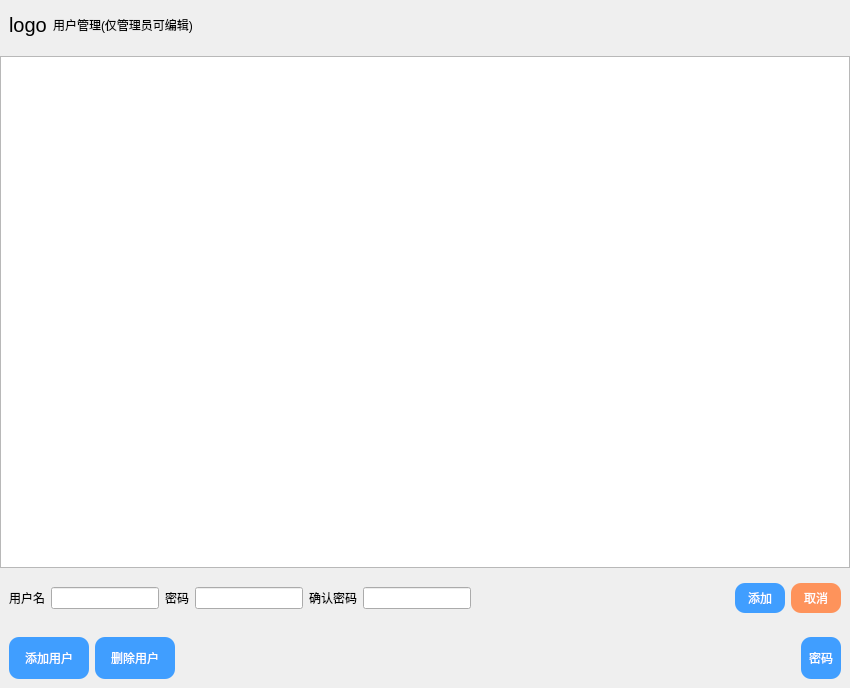
<?xml version="1.0" encoding="UTF-8"?>
<ui version="4.0">
 <class>page_super</class>
 <widget class="QWidget" name="page_super">
  <property name="geometry">
   <rect>
    <x>0</x>
    <y>0</y>
    <width>850</width>
    <height>688</height>
   </rect>
  </property>
  <property name="windowTitle">
   <string>Form</string>
  </property>
  <property name="styleSheet">
   <string notr="true">QPushButton{
border:none;
border-radius:10px;
background-color:#409EFF;
color:white;
}
QPushButton:hover{
background-color:#70B6FF
}
QPushButton:pressed{
background:#155CA6
}
</string>
  </property>
  <layout class="QGridLayout" name="gridLayout">
   <property name="leftMargin">
    <number>0</number>
   </property>
   <property name="topMargin">
    <number>0</number>
   </property>
   <property name="rightMargin">
    <number>0</number>
   </property>
   <property name="bottomMargin">
    <number>0</number>
   </property>
   <item row="2" column="0">
    <widget class="QWidget" name="addwidget" native="true">
     <property name="enabled">
      <bool>true</bool>
     </property>
     <property name="minimumSize">
      <size>
       <width>0</width>
       <height>0</height>
      </size>
     </property>
     <property name="styleSheet">
      <string notr="true"/>
     </property>
     <property name="inputMethodHints">
      <set>Qt::ImhNone</set>
     </property>
     <layout class="QHBoxLayout" name="horizontalLayout">
      <item>
       <widget class="QLabel" name="label_4">
        <property name="text">
         <string>用户名</string>
        </property>
       </widget>
      </item>
      <item>
       <widget class="QLineEdit" name="user">
        <property name="sizePolicy">
         <sizepolicy hsizetype="Fixed" vsizetype="Fixed">
          <horstretch>0</horstretch>
          <verstretch>0</verstretch>
         </sizepolicy>
        </property>
       </widget>
      </item>
      <item>
       <widget class="QLabel" name="label_2">
        <property name="text">
         <string>密码</string>
        </property>
       </widget>
      </item>
      <item>
       <widget class="QLineEdit" name="pwd">
        <property name="sizePolicy">
         <sizepolicy hsizetype="Fixed" vsizetype="Fixed">
          <horstretch>0</horstretch>
          <verstretch>0</verstretch>
         </sizepolicy>
        </property>
        <property name="echoMode">
         <enum>QLineEdit::Password</enum>
        </property>
       </widget>
      </item>
      <item>
       <widget class="QLabel" name="label_3">
        <property name="text">
         <string>确认密码</string>
        </property>
       </widget>
      </item>
      <item>
       <widget class="QLineEdit" name="rpwd">
        <property name="sizePolicy">
         <sizepolicy hsizetype="Fixed" vsizetype="Fixed">
          <horstretch>0</horstretch>
          <verstretch>0</verstretch>
         </sizepolicy>
        </property>
        <property name="styleSheet">
         <string notr="true"/>
        </property>
        <property name="echoMode">
         <enum>QLineEdit::Password</enum>
        </property>
       </widget>
      </item>
      <item>
       <spacer name="horizontalSpacer">
        <property name="orientation">
         <enum>Qt::Horizontal</enum>
        </property>
        <property name="sizeHint" stdset="0">
         <size>
          <width>40</width>
          <height>20</height>
         </size>
        </property>
       </spacer>
      </item>
      <item>
       <widget class="QPushButton" name="sureadd">
        <property name="sizePolicy">
         <sizepolicy hsizetype="Expanding" vsizetype="Minimum">
          <horstretch>0</horstretch>
          <verstretch>0</verstretch>
         </sizepolicy>
        </property>
        <property name="minimumSize">
         <size>
          <width>0</width>
          <height>30</height>
         </size>
        </property>
        <property name="maximumSize">
         <size>
          <width>50</width>
          <height>40</height>
         </size>
        </property>
        <property name="text">
         <string>添加</string>
        </property>
       </widget>
      </item>
      <item>
       <widget class="QPushButton" name="canceladd">
        <property name="sizePolicy">
         <sizepolicy hsizetype="Expanding" vsizetype="Minimum">
          <horstretch>0</horstretch>
          <verstretch>0</verstretch>
         </sizepolicy>
        </property>
        <property name="minimumSize">
         <size>
          <width>0</width>
          <height>30</height>
         </size>
        </property>
        <property name="maximumSize">
         <size>
          <width>50</width>
          <height>40</height>
         </size>
        </property>
        <property name="styleSheet">
         <string notr="true">#canceladd{
background-color: #FE935B
}
#canceladd:hover{
	background-color: rgb(255, 173, 130);
}
#canceladd:pressed{
	background-color: rgb(222, 106, 45);
}</string>
        </property>
        <property name="text">
         <string>取消</string>
        </property>
       </widget>
      </item>
     </layout>
    </widget>
   </item>
   <item row="0" column="0">
    <widget class="QWidget" name="widget_2" native="true">
     <property name="minimumSize">
      <size>
       <width>0</width>
       <height>50</height>
      </size>
     </property>
     <layout class="QHBoxLayout" name="horizontalLayout_3">
      <item>
       <widget class="QLabel" name="logo">
        <property name="sizePolicy">
         <sizepolicy hsizetype="Fixed" vsizetype="Preferred">
          <horstretch>0</horstretch>
          <verstretch>0</verstretch>
         </sizepolicy>
        </property>
        <property name="styleSheet">
         <string notr="true">font:15pt;</string>
        </property>
        <property name="text">
         <string>logo</string>
        </property>
       </widget>
      </item>
      <item>
       <widget class="QLabel" name="title">
        <property name="styleSheet">
         <string notr="true">font: 75 16pt &quot;微软雅黑&quot;;

</string>
        </property>
        <property name="text">
         <string>用户管理(仅管理员可编辑)</string>
        </property>
       </widget>
      </item>
     </layout>
    </widget>
   </item>
   <item row="1" column="0">
    <widget class="QTableView" name="usertable">
     <property name="editTriggers">
      <set>QAbstractItemView::NoEditTriggers</set>
     </property>
     <property name="selectionMode">
      <enum>QAbstractItemView::ExtendedSelection</enum>
     </property>
     <property name="selectionBehavior">
      <enum>QAbstractItemView::SelectRows</enum>
     </property>
     <property name="textElideMode">
      <enum>Qt::ElideMiddle</enum>
     </property>
     <attribute name="horizontalHeaderCascadingSectionResizes">
      <bool>true</bool>
     </attribute>
     <attribute name="verticalHeaderVisible">
      <bool>false</bool>
     </attribute>
    </widget>
   </item>
   <item row="3" column="0">
    <widget class="QWidget" name="widget" native="true">
     <property name="sizePolicy">
      <sizepolicy hsizetype="Preferred" vsizetype="Preferred">
       <horstretch>0</horstretch>
       <verstretch>0</verstretch>
      </sizepolicy>
     </property>
     <property name="minimumSize">
      <size>
       <width>0</width>
       <height>60</height>
      </size>
     </property>
     <layout class="QHBoxLayout" name="horizontalLayout_2">
      <item>
       <widget class="QPushButton" name="adduserbtn">
        <property name="sizePolicy">
         <sizepolicy hsizetype="Expanding" vsizetype="Preferred">
          <horstretch>0</horstretch>
          <verstretch>0</verstretch>
         </sizepolicy>
        </property>
        <property name="maximumSize">
         <size>
          <width>80</width>
          <height>16777215</height>
         </size>
        </property>
        <property name="text">
         <string>添加用户</string>
        </property>
       </widget>
      </item>
      <item>
       <widget class="QPushButton" name="rmuserbtn">
        <property name="sizePolicy">
         <sizepolicy hsizetype="Expanding" vsizetype="Preferred">
          <horstretch>0</horstretch>
          <verstretch>0</verstretch>
         </sizepolicy>
        </property>
        <property name="maximumSize">
         <size>
          <width>80</width>
          <height>16777215</height>
         </size>
        </property>
        <property name="text">
         <string>删除用户</string>
        </property>
       </widget>
      </item>
      <item>
       <spacer name="horizontalSpacer_2">
        <property name="orientation">
         <enum>Qt::Horizontal</enum>
        </property>
        <property name="sizeHint" stdset="0">
         <size>
          <width>40</width>
          <height>20</height>
         </size>
        </property>
       </spacer>
      </item>
      <item>
       <widget class="QPushButton" name="pwdvisbtn">
        <property name="sizePolicy">
         <sizepolicy hsizetype="Expanding" vsizetype="Preferred">
          <horstretch>0</horstretch>
          <verstretch>0</verstretch>
         </sizepolicy>
        </property>
        <property name="maximumSize">
         <size>
          <width>40</width>
          <height>16777215</height>
         </size>
        </property>
        <property name="text">
         <string>密码</string>
        </property>
       </widget>
      </item>
     </layout>
    </widget>
   </item>
  </layout>
 </widget>
 <resources/>
 <connections/>
</ui>
